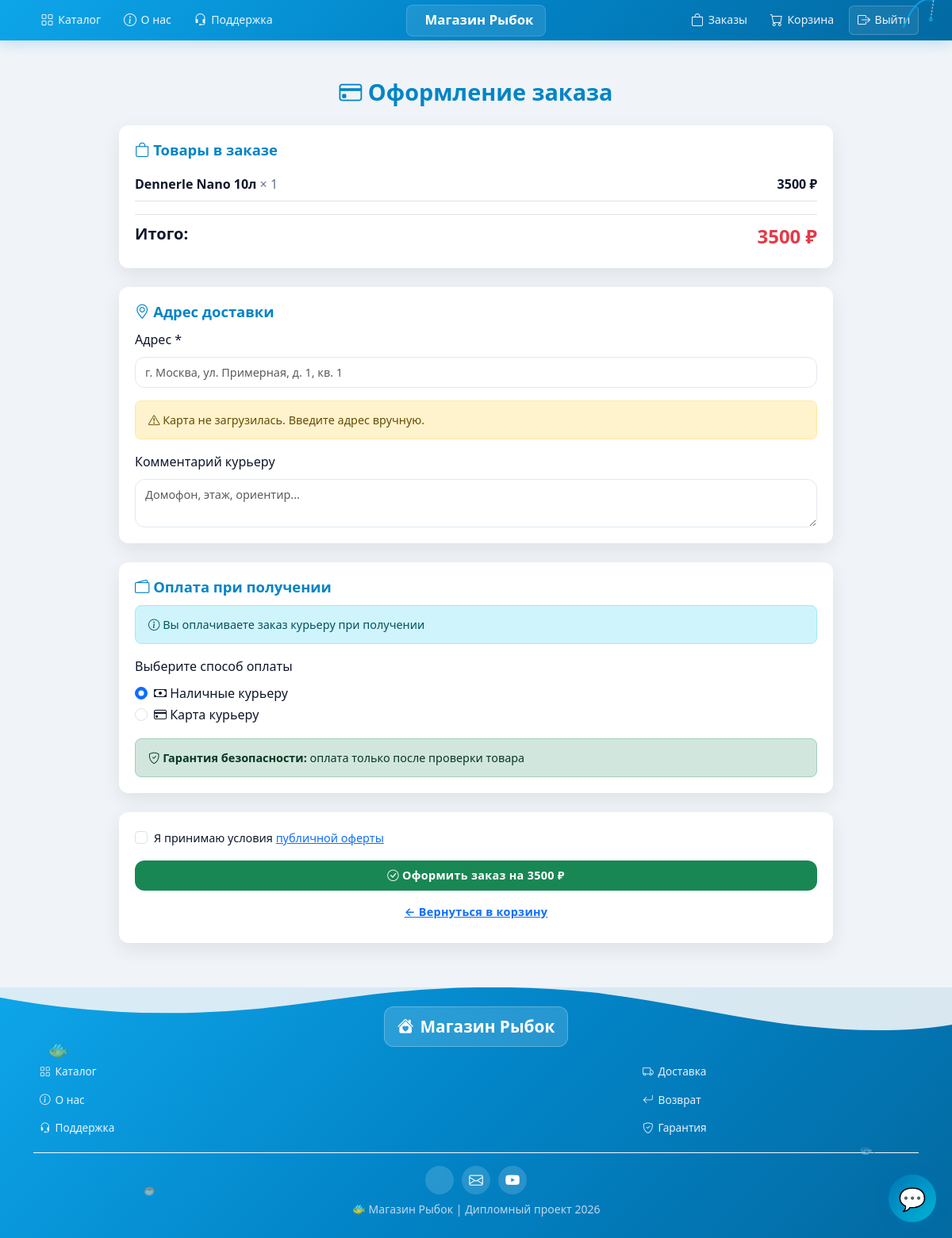
Page /orders/checkout/ (signed in) on the committed database.
### orders/models.py (models this page shows, shortened)
class CartItem(models.Model):
    cart = models.ForeignKey(
        Cart,
        on_delete=models.CASCADE,
        related_name="items",
        verbose_name="Корзина"
    )
    product = models.ForeignKey(
        'products.Product',
        on_delete=models.CASCADE,
        verbose_name="Товар"
    )
    quantity = models.IntegerField("Количество", default=1)
    price = models.IntegerField("Цена на момент добавления")
    class Meta:
        verbose_name = "Товар в корзине"
        verbose_name_plural = "Товары в корзине"
        unique_together = ['cart', 'product']
    @property
    def total_price(self):
        return self.price * self.quantity

### products/models.py (models this page shows, shortened)
class Product(models.Model):
    CATEGORY_CHOICES = [
        ('fish', '🐠 Рыбки'),
        ('aquarium', '🐟 Аквариумы'),
        ('food', '🍽 Корма'),
        ('accessory', '🔧 Аксессуары'),
    ]
    DIFFICULTY_CHOICES = [
        ('beginner', 'Новичок'),
        ('intermediate', 'Средний'),
        ('pro', 'Профи'),
    ]
    name = models.CharField("Название", max_length=200)
    category = models.CharField("Категория", max_length=20, choices=CATEGORY_CHOICES)
    price = models.DecimalField("Цена", max_digits=8, decimal_places=2)
    stock = models.PositiveIntegerField("Остаток", default=0)
    description = models.TextField("Описание", blank=True)
    difficulty = models.CharField("Сложность", max_length=20, choices=DIFFICULTY_CHOICES, blank=True, null=True)
    min_volume = models.PositiveIntegerField("Мин. объём аквариума (л)", blank=True, null=True)
    image = models.ImageField("Изображение", upload_to='products/', blank=True, null=True)
    is_secret = models.BooleanField("Скрытый товар", default=False)
    created_at = models.DateTimeField(auto_now_add=True)
    class Meta:
        verbose_name = "Товар"
        verbose_name_plural = "Товары"
        ordering = ['category', 'name']

### orders/views.py (the view)
# urls.py: path('checkout/', views.checkout_view, name='checkout'),
@login_required
def checkout_view(request):
    cart = CartManager(request)
    items = cart.get_all()
    if not items:
        messages.warning(request, 'Корзина пуста')
        return redirect('products:catalog')
    context = {
        'items': items,
        'total': cart.cart.total_amount,
        'total_items': cart.cart.total_items,
    }
    return render(request, 'orders/checkout.html', context)

### orders/cart.py (called while the page is built)
    def _get_or_create_cart(self):
        if self.user:
            cart, _ = Cart.objects.get_or_create(user=self.user)
        else:
            cart, _ = Cart.objects.get_or_create(session_key=self.session_key)
        return cart

    def get_all(self):
        items = self.cart.items.select_related('product').all()
        for item in items:
            item.available = item.product.stock
        return items

### orders/models.py (called while the page is built)
    @property
    def total_amount(self):
        return sum(item.total_price for item in self.items.all())

    @property
    def total_items(self):
        return sum(item.quantity for item in self.items.all())

### templates/orders/checkout.html (shortened to what this page needs)
{% extends 'base.html' %}
{% block content %}
<div class="page-wrapper">
    <h2 class="page-title"><i class="bi bi-credit-card"></i> Оформление заказа</h2>
    <div class="content-section">
        <h4><i class="bi bi-bag"></i> Товары в заказе</h4>
        {% for item in items %}
        <div class="d-flex justify-content-between align-items-center py-2 border-bottom">
            <div>
                <strong>{{ item.product.name }}</strong>
                <span class="text-muted">× {{ item.quantity }}</span>
            </div>
            <span class="fw-bold">{{ item.total_price }} ₽</span>
        </div>
        {% empty %}
        <p class="text-muted">Корзина пуста</p>
        {% endfor %}
        <div class="d-flex justify-content-between mt-3 pt-2 border-top">
            <span class="fs-5 fw-bold">Итого:</span>
            <span class="fs-4 text-danger fw-bold">{{ total }} ₽</span>
        </div>
    </div>
    <div class="content-section">
        <h4><i class="bi bi-geo-alt"></i> Адрес доставки</h4>
        <form id="deliveryForm">
            <div class="mb-3">
                <label for="deliveryAddress" class="form-label">Адрес *</label>
                <input type="text" class="form-control" id="deliveryAddress"
                       placeholder="г. Москва, ул. Примерная, д. 1, кв. 1" required>
            </div>
            <div id="mapFallback" class="alert alert-warning" style="display: none;">
                <i class="bi bi-exclamation-triangle"></i>
                Карта не загрузилась. Введите адрес вручную.
            </div>
            <div class="mb-0">
                <label for="deliveryComment" class="form-label">Комментарий курьеру</label>
                <textarea class="form-control" id="deliveryComment" rows="2"
                          placeholder="Домофон, этаж, ориентир..."></textarea>
            </div>
        </form>
    </div>
    <div class="content-section">
        <h4><i class="bi bi-wallet2"></i> Оплата при получении</h4>
        <form id="paymentForm">
            <div class="alert alert-info mb-3">
                <i class="bi bi-info-circle"></i> Вы оплачиваете заказ курьеру при получении
            </div>
            <div class="mb-3">
                <label class="form-label">Выберите способ оплаты</label>
                <div class="form-check">
                    <input class="form-check-input" type="radio" name="payment_method"
                           value="cash" id="payCash" checked>
                    <label class="form-check-label" for="payCash">
                        <i class="bi bi-cash"></i> Наличные курьеру
                    </label>
                </div>
                <div class="form-check">
                    <input class="form-check-input" type="radio" name="payment_method"
                           value="card" id="payCard">
                    <label class="form-check-label" for="payCard">
                        <i class="bi bi-credit-card"></i> Карта курьеру
                    </label>
                </div>
            </div>
            <div class="alert alert-success mb-0">
                <i class="bi bi-shield-check"></i> <strong>Гарантия безопасности:</strong> оплата только после проверки товара
            </div>
        </form>
    </div>
    <div class="content-section text-center">
        <div class="form-check mb-3 text-start">
            <input class="form-check-input" type="checkbox" id="agreeCheck" required>
            <label class="form-check-label" for="agreeCheck" style="font-size: 0.9rem;">
                Я принимаю условия <a href="#" target="_blank">публичной оферты</a>
            </label>
        </div>
        <button class="btn btn-success w-100 btn-lg" onclick="processCheckout()">
            <i class="bi bi-check-circle"></i> Оформить заказ на {{ total }} ₽
        </button>
        <a href="{% url 'orders:cart' %}" class="btn btn-link w-100 mt-2">
            ← Вернуться в корзину
        </a>
    </div>
</div>
{% endblock %}

### static/css/style.css (style rules this page uses)
:root { --bg: #f0f4f8; --card-bg: #ffffff; --primary: #0284c7; --primary-light: #06b6d4; --primary-dark: #0369a1; --footer-bg-start: #0ea5e9; --footer-bg-end: #0284c7; --text: #0f172a; --muted: #64748b; --radius: 16px; --shadow: 0 8px 24px rgba(0,0,0,0.08); --shadow-hover: 0 12px 32px rgba(2,132,199,0.15); --shadow-btn: 0 4px 14px rgba(2,132,199,0.4); --transition: all 0.3s cubic-bezier(0.4, 0, 0.2, 1); }
* { box-sizing: border-box; margin: 0; padding: 0; }
body { display: flex; flex-direction: column; min-height: 100vh; background: var(--bg); color: var(--text); font-family: system-ui, -apple-system, 'Segoe UI', sans-serif; line-height: 1.6; }
.btn { position: relative; overflow: hidden; font-weight: 600; letter-spacing: 0.3px; transition: var(--transition); border: none; border-radius: 12px; padding: 8px 16px; font-size: 0.9rem; }
.btn::after { content: ''; position: absolute; top: 0; left: -100%; width: 100%; height: 100%; background: linear-gradient(90deg, transparent, rgba(255,255,255,0.2), transparent); transition: left 0.4s ease; }
.form-control, .form-select { border-radius: 12px; border: 1.5px solid #e2e8f0; padding: 8px 12px; font-size: 0.9rem; transition: var(--transition); }
h1,h2,h3,h4,h5 { font-weight: 700; color: var(--text); margin-bottom: 1rem; }
.text-danger { color: #e63946 !important; }
.text-muted { color: var(--muted) !important; }
.page-wrapper { max-width: 900px; margin: 0 auto; }
.page-title { font-size: 1.8rem; margin-bottom: 1.5rem; color: var(--primary); text-align: center; }
.content-section { margin-bottom: 1.5rem; padding: 1.25rem; background: var(--card-bg); border-radius: 12px; box-shadow: var(--shadow); }
.content-section h4 { font-size: 1.15rem; margin-bottom: 0.75rem; color: var(--primary); }
.alert { padding: 0.75rem 1rem; font-size: 0.9rem; border-radius: 8px; }

### rows in the picture
CartItem: product.name "Dennerle Nano 10л", quantity "1", total_price "3500"

### other values in the picture
{{ total }} "3500"
